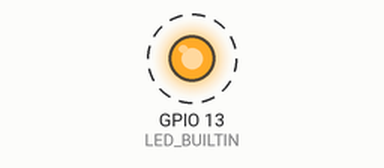
Recording of a sketch running on a simulated ESP32. On the bench: output pins drawn as LEDs (lit = HIGH). Dashed ring = blinking.

Above: at 0.5 s.
Timing chart, 0 to 4.6 s (numbered marks = the images above):
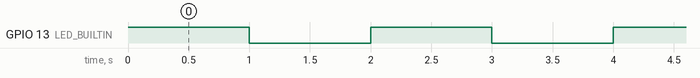

Measured:
- by itself, GPIO 13 (LED_BUILTIN): alternates HIGH for 1.0 s and LOW for 1.0 s

The sketch:

sketch_blink.ino
```cpp
int LED_BUILTIN = 13;

void setup() {
  // put your setup code here, to run once:
  pinMode(LED_BUILTIN, OUTPUT);
}

void loop() {
  digitalWrite(LED_BUILTIN, HIGH);   // turn the LED on (HIGH is the voltage level)
  delay(1000);                       // wait for a second
  digitalWrite(LED_BUILTIN, LOW);    // turn the LED off by making the voltage LOW
  delay(1000);
}
```
